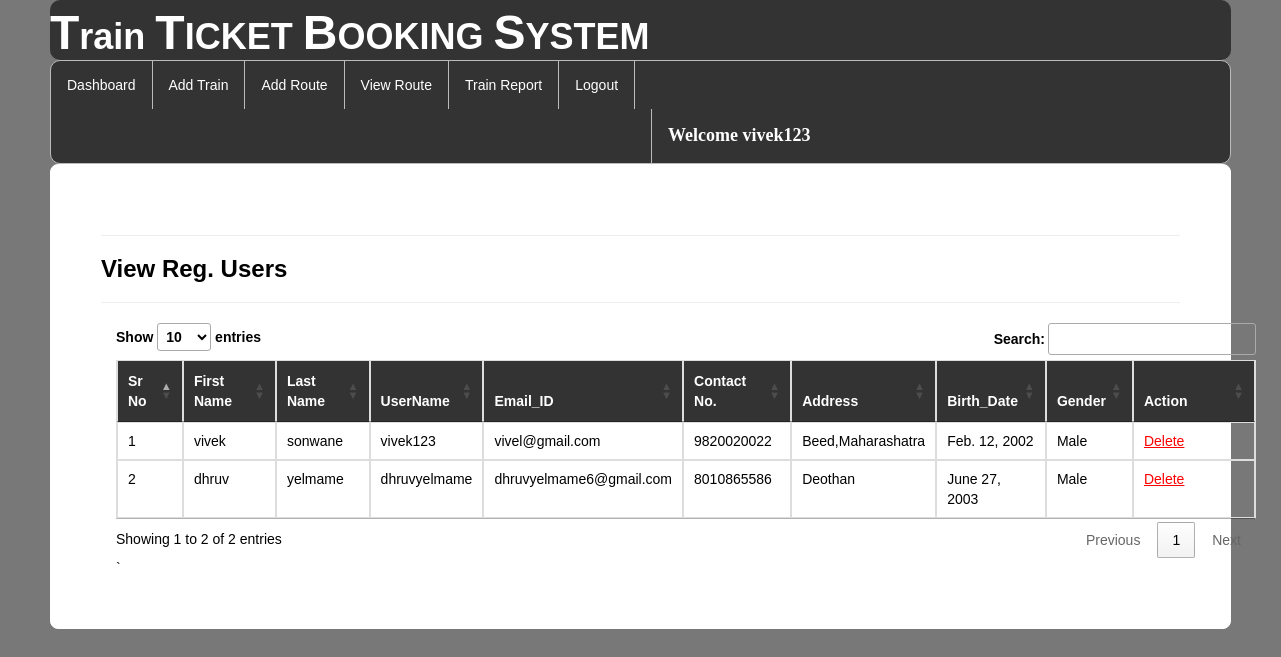
Page /view_regusers/ (signed in) on the committed database.
### railway/models.py (models this page shows, shortened)
class Register(models.Model):
    user = models.ForeignKey(User,on_delete=models.CASCADE,null=True)
    mobile = models.CharField(max_length=10,null=True)
    add = models.CharField(max_length=100,null=True)
    dob = models.DateField(null=True)
    gender = models.CharField(max_length=10,null=True)

### railway/views.py (the view)
# urls.py: path('view_regusers/', view_regusers, name="view_regusers"),
def view_regusers(request):
    if not request.user.is_authenticated:
        return redirect('login')
    data=Register.objects.filter(user__is_staff=False)
    d={"data":data}
    return render(request,"view_regusers.html",d)

### railway/templates/view_regusers.html (shortened to what this page needs)
{% extends 'navigation3.html' %}
{% load static %}
{% block b %}
<div style="color:Black;border:1px solid white;border-radius:8px;background-color:white;padding:50px">
<hr><h3><strong>View Reg. Users</strong></h3><hr>
    <div class="container">
<table class="noteCard table table-bordered" id="myTable">
  <thead style="color:white;background-color:#333">
  <tr>
    <th>Sr No</th>
    <th>First Name</th>
      <th>Last Name</th>
      <th>UserName</th>
    <th>Email_ID</th>
    <th>Contact No.</th>
       <th>Address</th>
    <th>Birth_Date</th>
    <th>Gender</th>
    <th>Action</th>
  </tr>
  </thead>
   <tbody>
    {% for i in data %}
  <tr>
    <td>{{forloop.counter}}</td>
    <td>{{i.user.first_name}}</td>
    <td>{{i.user.last_name}}</td>
    <td>{{i.user.username}}</td>
      <td>{{i.user.email}}</td>
      <td>{{i.mobile}}</td>
      <td>{{i.add}}</td>
      <td>{{i.dob}}</td>
      <td>{{i.gender}}</td>
    <td style="width:100px">
   <a href="{% url 'delete_user' i.user.id %}" onclick="return confirm('Do you really want to Delete ?');" style="color:red"><u>Delete</u></a></td>
  </tr>
    {% endfor %}
    </tbody>
</table>`
 </div>
</div>
{% endblock %}

### railway/templates/navigation3.html (shortened to what this page needs)
{% extends 'head.html' %}
{% load static %}
{% block body %}
<link rel = stylesheet href = "//cdn.datatables.net/1.10.19/css/jquery.dataTables.min.css">
<ul class="id2">
  <li id="id1"><a href="{% url 'admindashboard' %}">Dashboard</a></li>
  <li id="id1"><a href="{% url 'add_train' %}">Add Train</a></li>
  <li id="id1"><a href="{% url 'add_route' %}">Add Route</a></li>
  <li id="id1"><a href="{% url 'availableroute' %}">View Route</a></li>
  <li id="id1"><a href="{% url 'view_train'%}">Train Report</a></li>
  <li id="id1"><a href="{% url 'log_out' %}">Logout</a></li>
      <li id="id2" style="margin-left:600px"><a href="" style="color:white"><strong style="font-size:18px;font-family:cursive">Welcome {{request.user.username}}</strong></a></li>
</ul>
{% block b %}
{% endblock %}
{% endblock %}

### railway/templates/navigation3.html (style rules this page uses)
.id2 { list-style-type: none; margin: 0; padding: 0; overflow: hidden; background-color: #333; border-radius:10px; border:1px solid #bbb; }
#id1 { float: left; border-right:1px solid #bbb; }
#id2 { float: left; border-left:1px solid #bbb; }
li:last-child { border-right: none; }
li a { display: block; color: white; text-align: center; padding: 14px 16px; text-decoration: none; }
body { font-family: Arial, Helvetica, sans-serif; }

### rows in the picture
Register: user.first_name "vivek", user.last_name "sonwane", user.username "vivek123", user.email "vivel@gmail.com", mobile "9820020022", add "Beed,Maharashatra", dob "Feb. 12, 2002", gender "Male"
Register: user.first_name "dhruv", user.last_name "yelmame", user.username "dhruvyelmame", user.email "dhruvyelmame6@gmail.com", mobile "8010865586", add "Deothan", dob "June 27, 2003", gender "Male"

### other values in the picture
{{ request.user.username }} "vivek123"
